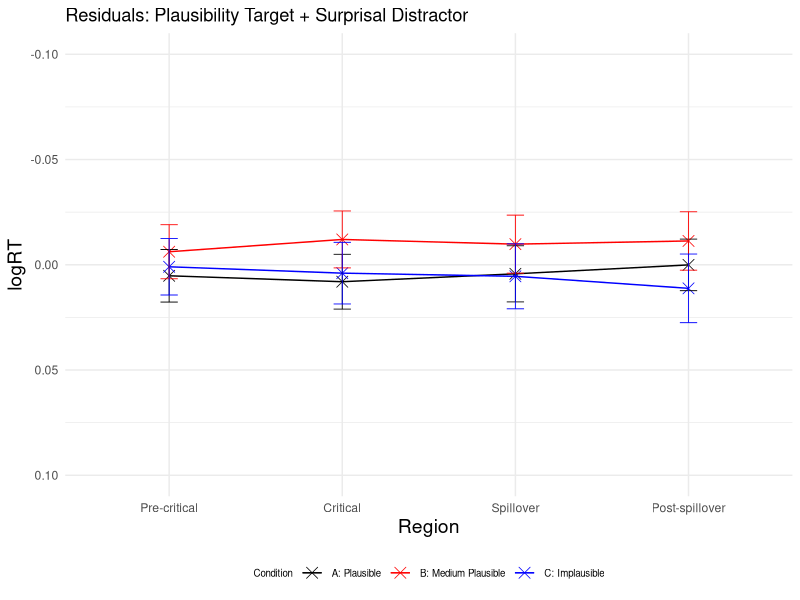
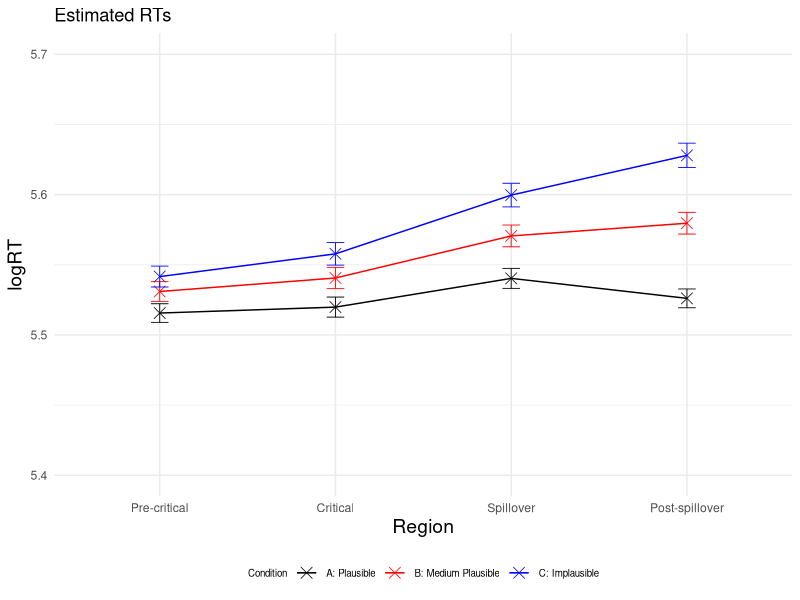
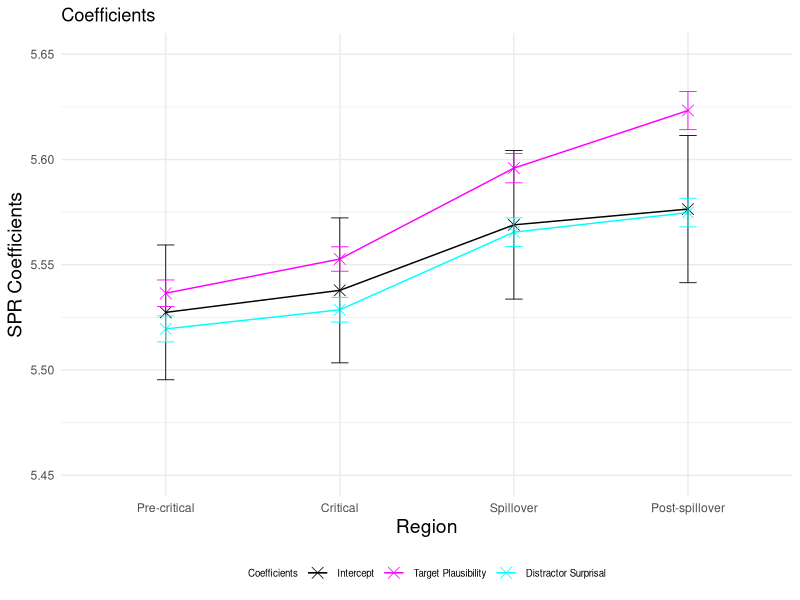
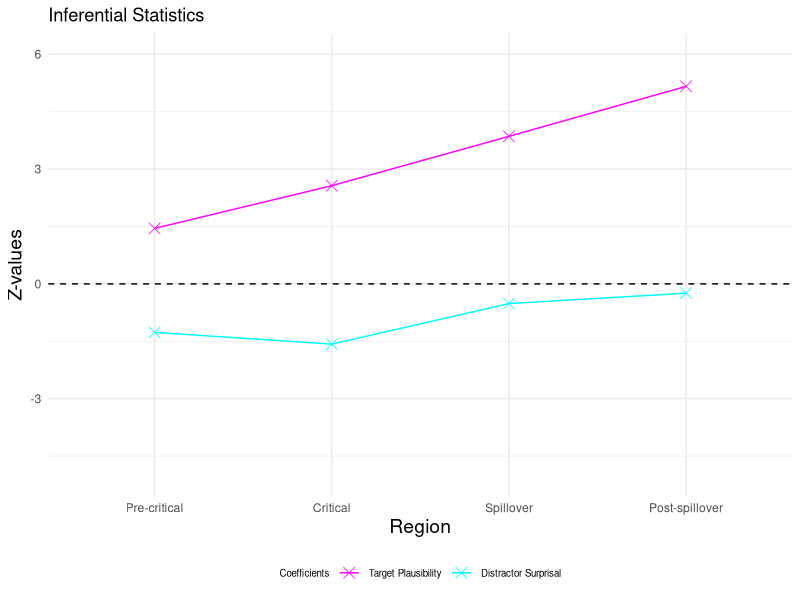
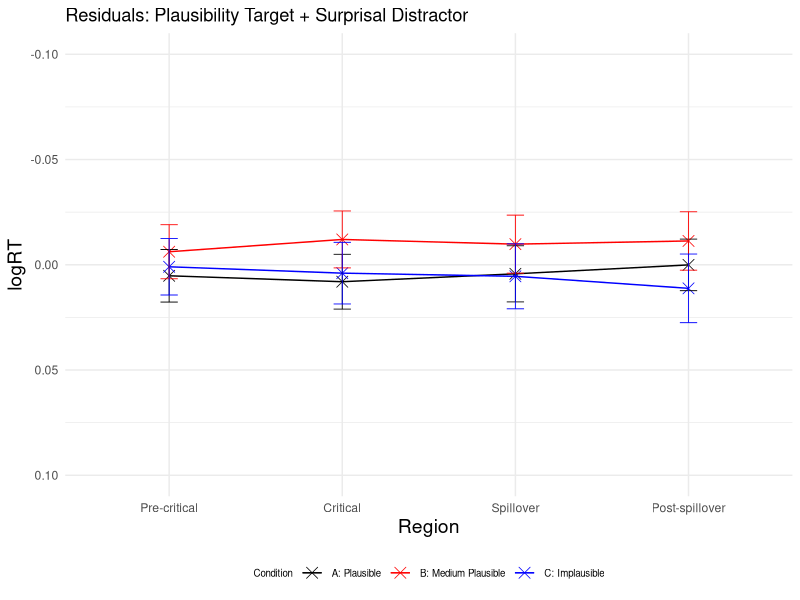
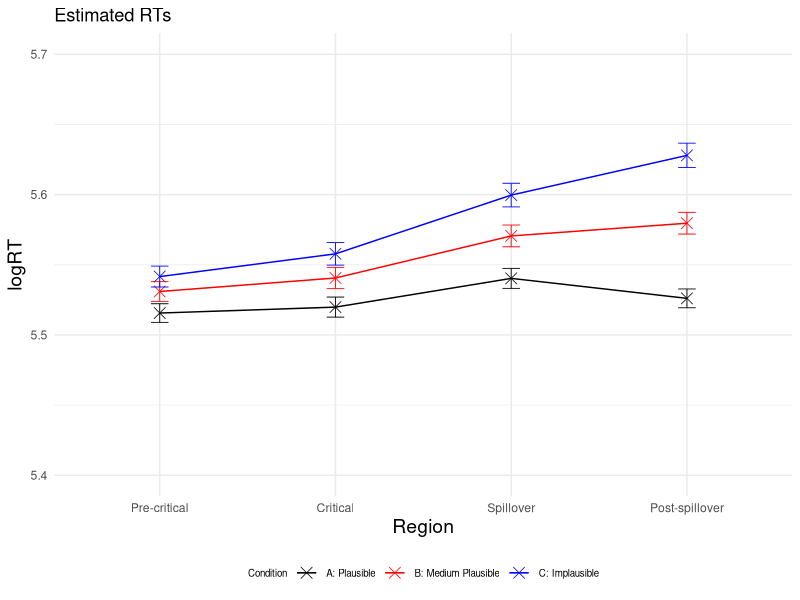
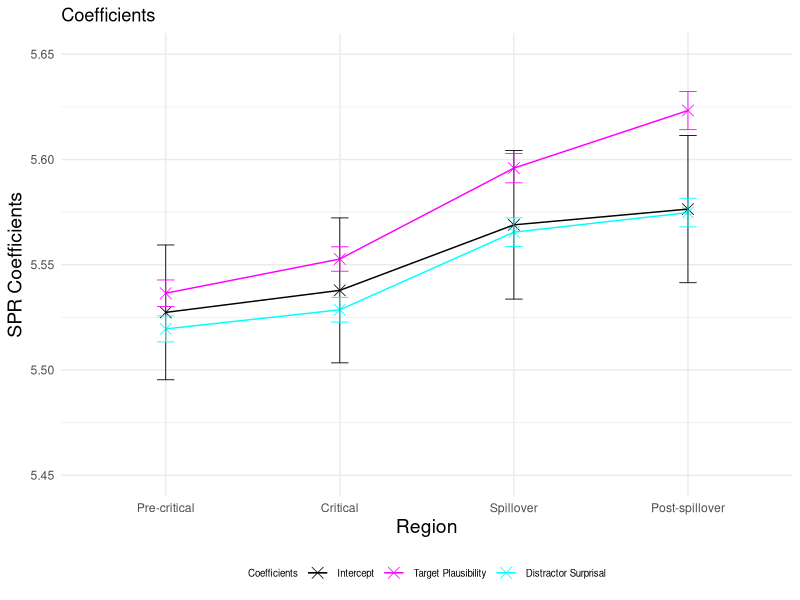
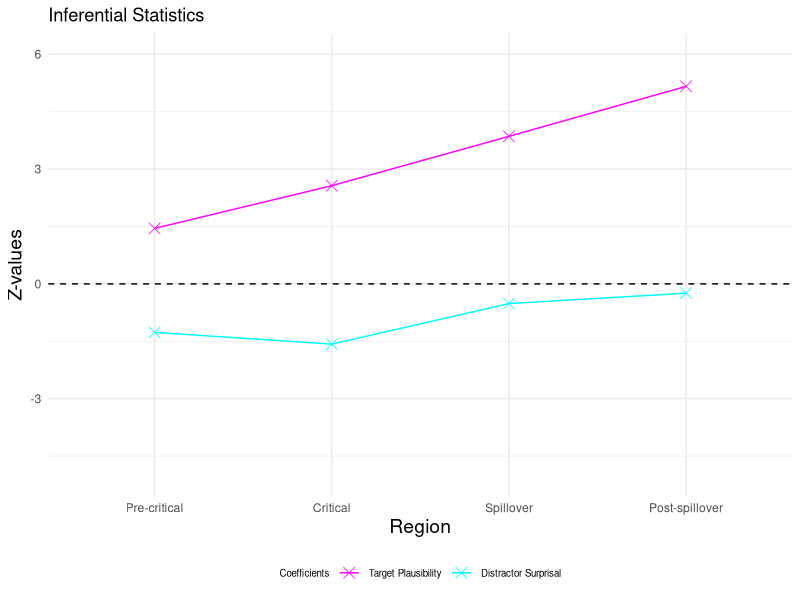

Here is the R script that generated these plots, in order:
### LMER Analysis ###

# load packages
library(lme4) 
library(lmerTest) #for printing p-values (results are the same like when using lme4, but causes error message that model failed to converge)
library(dplyr)
library(ggplot2)

setwd("~/Downloads/Master_Thesis/3_SPR_Study_2/Results_SPR2_Plaus_avg")

GP6 <- read.csv("GP6SPR_processed.csv") #read file after removing outliers

# create empty tables to add later residuals, estimated logRTs, p-values and coefficients
residuals <- data.frame(
  Region = character(0),
  Condition = character(0),
  Residual = numeric(0),
  SE_Residual = numeric(0)
)

logRT_estimated <- data.frame(
  Region = character(0),
  Condition = character(0),
  Estimated_logRT = numeric(0),
  SE_Estimated = numeric(0)
)

p_values <- data.frame(
  Region = character(0),
  p_value_plausibility_target = numeric(0),
  p_value_surprisal_distractor = numeric(0)
)

SPR_coefficients <- data.frame(
  Region = character(0),
  Estimate = character(0),
  Estimate_value = numeric(0),
  Estimate_error = numeric(0),
  Z_value = numeric(0)
)


# define regions and conditions
regions <- c("Pre-critical", "Critical", "Spillover", "Post-spillover") 
conditions <- c("A", "B", "C") 


### loop through each of the 4 regions ###
for (region in regions) 
{
  # Precritical region
  region_subset <- subset(GP6, Region == region)

  # standardise predictors (target plausibility (per-trial) and distractor surprisal (pre-test))
  region_subset$scaled_Plaus_per_region <- scale(region_subset$Plaus_target_avg)
  region_subset$scaled_Surprisaldist_per_region <- scale(region_subset$LeoLM_dist)
  
  # invert predictor target plausibility
  region_subset$inverted_scaled_Plaus_per_region <- (region_subset$scaled_Plaus_per_region) * (-1)
  
  #log transform reading times
  region_subset$logRT_per_region <- log(region_subset$ReadingTime)
  
  
  # fit linear mixed-effects regression model for each region
  model_per_region <- lmerTest::lmer(logRT_per_region ~ inverted_scaled_Plaus_per_region + scaled_Surprisaldist_per_region + 
                              (1 + inverted_scaled_Plaus_per_region + scaled_Surprisaldist_per_region | Subject) + 
                              (1 + inverted_scaled_Plaus_per_region + scaled_Surprisaldist_per_region | Item), data = region_subset)
  
  # print summary of the model
  summary_per_region <- summary(model_per_region)
  print(summary_per_region)
  
  # calculate p-values
  p_values_per_region <- summary_per_region$coefficients[, "Pr(>|t|)"]
  new_row_p_value <- data.frame(Region = region, 
                                p_value_plausibility_target = p_values_per_region[2], 
                                p_value_surprisal_distractor = p_values_per_region[3])
  p_values <- rbind(p_values, new_row_p_value) # add to p-values table
  
  # extract intercept and coefficients (target plausibility and distractor surprisal) added to intercept
  coefficients_per_region <- summary_per_region$coefficients
  intercept <- coefficients_per_region["(Intercept)", 1]
  plaus_target_coeff <- coefficients_per_region["(Intercept)", 1] + coefficients_per_region["inverted_scaled_Plaus_per_region", 1]
  surprisal_distractor_coeff <- coefficients_per_region["(Intercept)", 1] + coefficients_per_region["scaled_Surprisaldist_per_region", 1]
  
  # add error bars for intercept and coefficients (target plausibility and distractor surprisal) 
  new_row_coefficient <- data.frame(Region = region, 
                                    Estimate = "Intercept", 
                                    Estimate_value = intercept, 
                                    Estimate_error = coefficients_per_region["(Intercept)", 2],
                                    Z_value = 0)
  SPR_coefficients <- rbind(SPR_coefficients, new_row_coefficient) # add to coefficients table
  
  new_row_coefficient <- data.frame(Region = region,
                                    Estimate = "Plausability",
                                    Estimate_value = plaus_target_coeff,
                                    Estimate_error = coefficients_per_region["inverted_scaled_Plaus_per_region", 2],
                                    Z_value = coefficients_per_region["inverted_scaled_Plaus_per_region", 1] / coefficients_per_region["inverted_scaled_Plaus_per_region", 2])
  SPR_coefficients <- rbind(SPR_coefficients, new_row_coefficient) # add to coefficients table
  
  new_row_coefficient <- data.frame(Region = region,
                                    Estimate = "Surprisal", 
                                    Estimate_value = surprisal_distractor_coeff, 
                                    Estimate_error = coefficients_per_region["scaled_Surprisaldist_per_region", 2],
                                    Z_value = coefficients_per_region["scaled_Surprisaldist_per_region", 1] / coefficients_per_region["scaled_Surprisaldist_per_region", 2])
  SPR_coefficients <- rbind(SPR_coefficients, new_row_coefficient) # add to coefficients table
  
  
  
  ### loop through each of the 3 conditions ###
  for (condition in conditions)
  {
    # extract subset for each condition
    region_per_condition <- subset(region_subset, Condition == condition)
    # predict logRTs for each condition separately, within each of the 4 regions
    region_per_condition$region_per_condition_Predicted <- predict(model_per_region, newdata = region_per_condition,  type = "response")
    
    # print observed mean logRTs
    region_per_condition_logRT_observed <- mean(region_per_condition$logRT_per_region)

    # print estimated mean logRTs
    region_per_condition_logRT_estimated <- mean(region_per_condition$region_per_condition_Predicted, na.rm = TRUE)
    
    # calculate residuals (observed logRTs - estimated logRTs)
    Residual_region_per_condition <- mean(region_per_condition$logRT_per_region) - mean(region_per_condition$region_per_condition_Predicted, na.rm = TRUE)

    # calculate standard error for residuals
    SE_residuals_region_per_condition <- sqrt(sd(region_per_condition$logRT, na.rm = TRUE)^2/length(region_per_condition$logRT) + sd(region_per_condition$region_per_condition_Predicted, na.rm = TRUE)^2/length(region_per_condition$region_per_condition_Predicted))
    
    # add to residuals table
    new_row_residuals <- data.frame(Region = region, Condition = condition, Residual = Residual_region_per_condition, SE_Residual = SE_residuals_region_per_condition)
    residuals <- rbind(residuals, new_row_residuals)
    
    # calculate standard error for estimated logRTs
    SE_estimated_region_per_condition <- sd(region_per_condition$region_per_condition_Predicted, na.rm = TRUE) / sqrt(length(region_per_condition$region_per_condition_Predicted)) 
    
    # add to estimated logRTs table
    new_row_logRT_estimated <- data.frame(Region = region, Condition = condition, Estimated_logRT = region_per_condition_logRT_estimated, SE_Estimated = SE_estimated_region_per_condition)
    logRT_estimated <- rbind(logRT_estimated, new_row_logRT_estimated)
  }
}



### VISUALIZATIONS ###

# Create a line plot for residuals
p <- ggplot(residuals, aes(x = factor(Region, levels = c("Pre-critical", "Critical", "Spillover", "Post-spillover")), 
                           y = Residual, color = Condition, group = Condition)) + geom_point(shape = 4, size = 3.5, stroke = 0.4) + geom_line(linewidth=0.5) + ylim (0.10, -0.10)
p <- p + theme_minimal() + geom_errorbar(aes(ymin=Residual-SE_Residual, ymax=Residual+SE_Residual), width=.1, size=0.3) 
p <- p + scale_color_manual(name="Condition", labels=c("A: Plausible", "B: Medium Plausible", "C: Implausible"), values=c("#000000", "#FF0000", "#0000FF"))
p <- p + labs(x="Region", y="logRT", title = "Residuals: Plausibility Target + Surprisal Distractor") 
p <- p + theme(legend.position="bottom", legend.text=element_text(size=7), legend.title=element_text(size=7), axis.title.x = element_text(size = 14), axis.title.y = element_text(size = 14)) 
p 
ggsave("Residuals_Plot.pdf", p, width=4, height=4)


# Create a line plot for estimated logRTs
p <- ggplot(logRT_estimated, aes(x = factor(Region, levels = c("Pre-critical", "Critical", "Spillover", "Post-spillover")), 
                                 y = Estimated_logRT, color = Condition, group = Condition)) + geom_point(shape = 4, size = 3.5, stroke = 0.4) + geom_line(linewidth=0.5) + ylim (5.4, 5.7)
p <- p + theme_minimal() + geom_errorbar(aes(ymin=Estimated_logRT-SE_Estimated, ymax=Estimated_logRT+SE_Estimated), width=.1, size=0.3) 
p <- p + scale_color_manual(name="Condition", labels=c("A: Plausible", "B: Medium Plausible", "C: Implausible"), values=c("#000000", "#FF0000", "#0000FF"))
p <- p + labs(x="Region", y="logRT", title = "Estimated RTs") 
p <- p + theme(legend.position="bottom", legend.text=element_text(size=7), legend.title=element_text(size=7), axis.title.x = element_text(size = 14), axis.title.y = element_text(size = 14)) 
p 
ggsave("Estimated_RTs_Plot.pdf", p, width=4, height=4)


# Plot intercept and coefficients added to intercept
p <- ggplot(SPR_coefficients, aes(x = factor(Region, levels = c("Pre-critical", "Critical", "Spillover", "Post-spillover")), 
                                 y = Estimate_value, color = Estimate, group = Estimate)) + geom_point(shape = 4, size = 3.5, stroke = 0.4) + geom_line(linewidth=0.5) + ylim (5.45, 5.65)
p <- p + theme_minimal() + geom_errorbar(aes(ymin=Estimate_value-Estimate_error, ymax=Estimate_value+Estimate_error), width=.1, size=0.3) 
p <- p + scale_color_manual(name="Coefficients", labels=c("Intercept", "Target Plausibility", "Distractor Surprisal"), values=c("#000000", "#FF00FF", "#00FFFF"))
p <- p + labs(x="Region", y="SPR Coefficients", title = "Coefficients") 
p <- p + theme(legend.position="bottom", legend.text=element_text(size=7), legend.title=element_text(size=7), axis.title.x = element_text(size = 14), axis.title.y = element_text(size = 14)) 
p 
ggsave("Intercept_Coefficients_Plot.pdf", p, width=4, height=4)


# plot effect sizes (z-vaues)
Effect_sizes <- subset(SPR_coefficients, Estimate != 'Intercept')

p <- ggplot(Effect_sizes, aes(x = factor(Region, levels = c("Pre-critical", "Critical", "Spillover", "Post-spillover")), 
                                  y = Z_value, color = Estimate, group = Estimate)) + geom_point(shape = 4, size = 3.5, stroke = 0.4) + geom_line(linewidth=0.5) + ylim (-5, 6)
p <- p + geom_hline(yintercept=0, linetype=2)
p <- p + theme_minimal()
p <- p + scale_color_manual(name="Coefficients", labels=c( "Target Plausibility", "Distractor Surprisal"), values=c("#FF00FF", "#00FFFF"))
p <- p + labs(x="Region", y="Z-values", title = "Inferential Statistics") 
p <- p + theme(legend.position="bottom", legend.text=element_text(size=7), legend.title=element_text(size=7), axis.title.x = element_text(size = 14), axis.title.y = element_text(size = 14)) 
p 
ggsave("Z_values_Plot.pdf", p, width=4, height=4)
